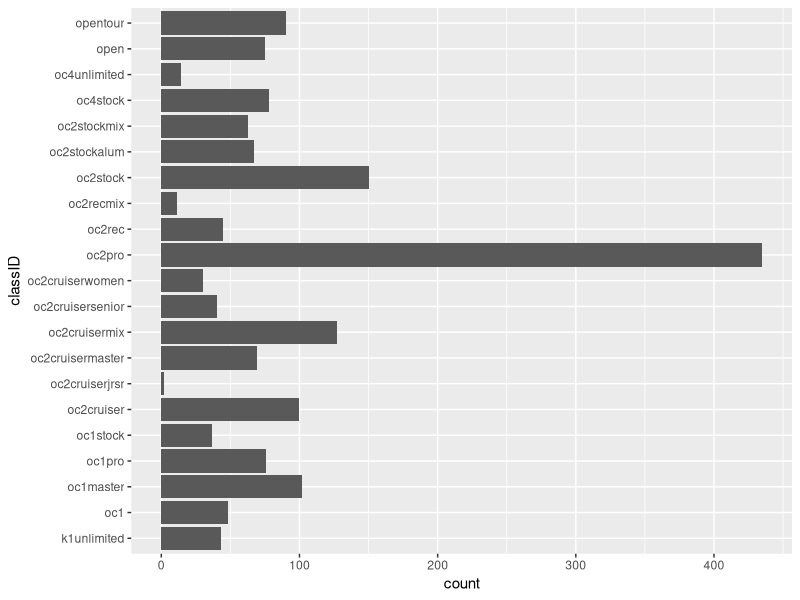
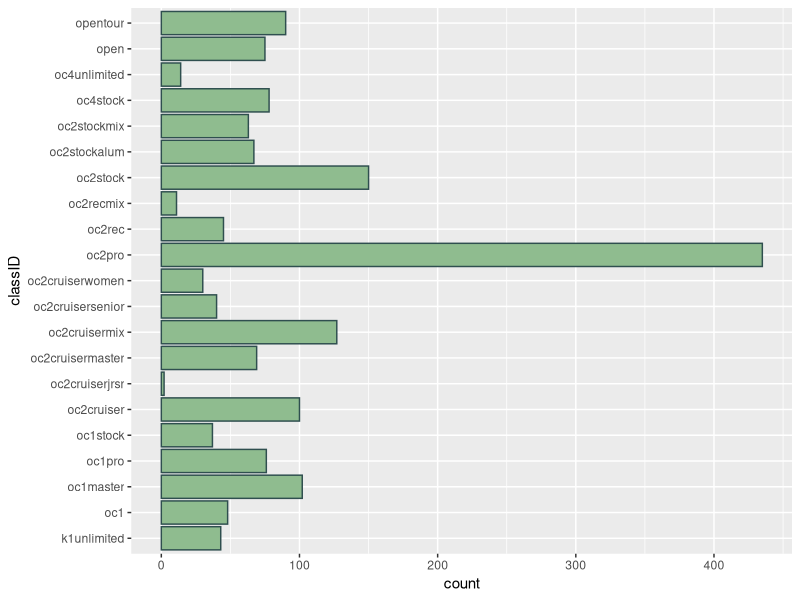
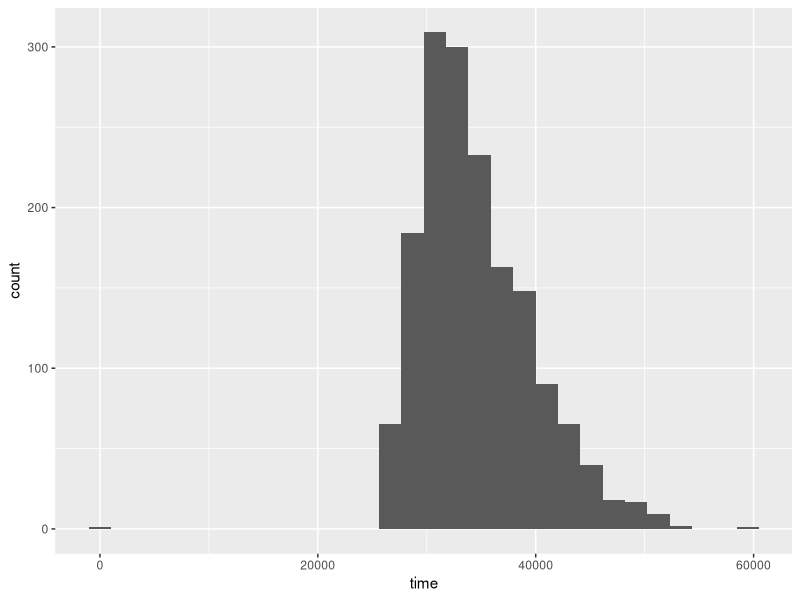
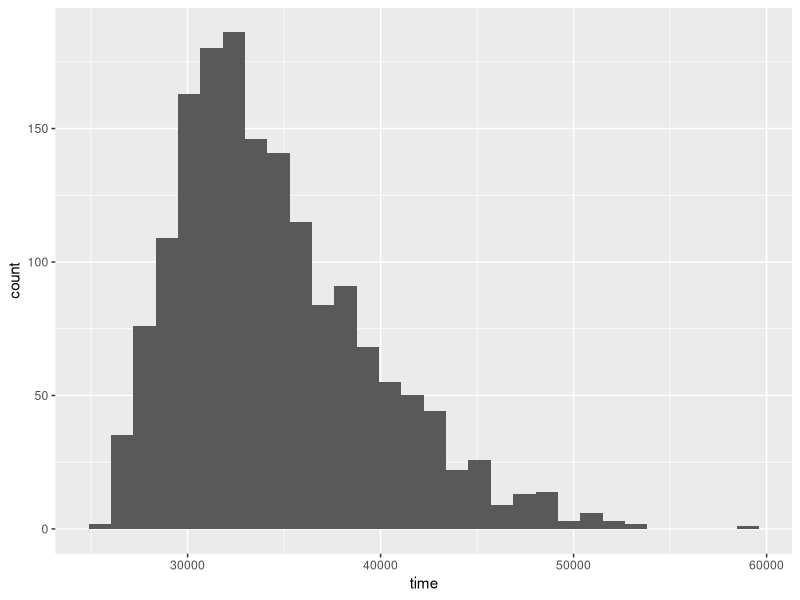
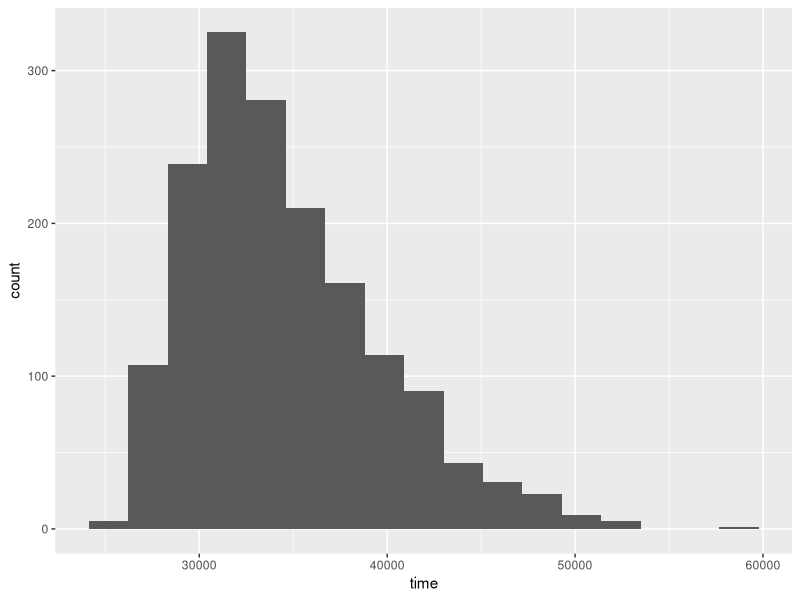
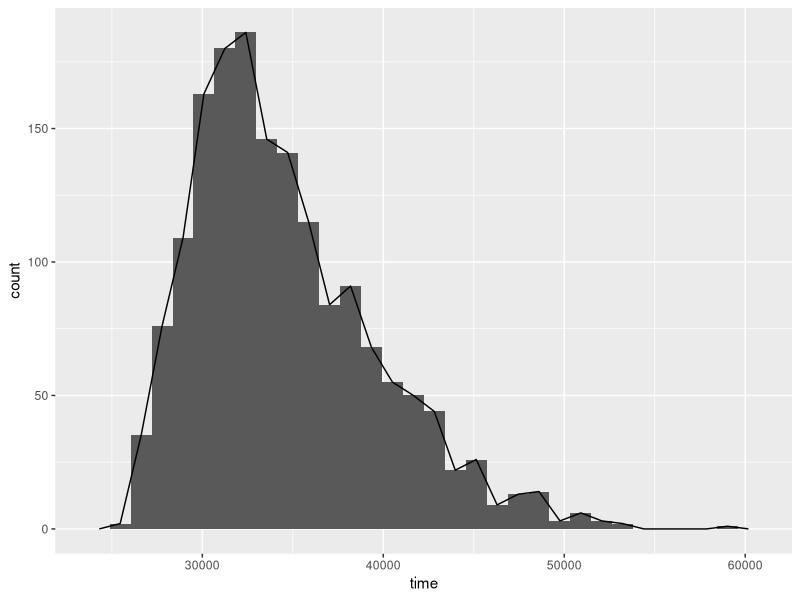
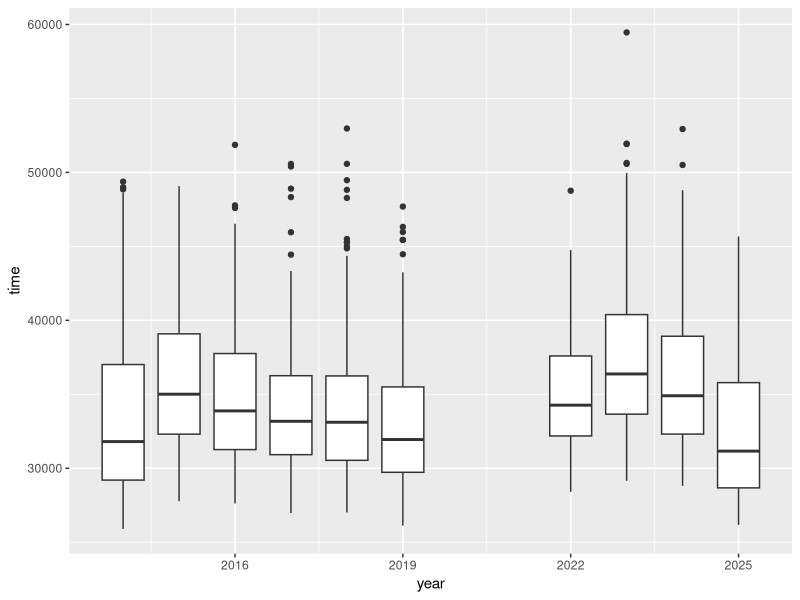

The R script that drew these images, in order:
## ---- chunk 1
library(tidyverse)
library(readr)
library(dplyr)
library(ggplot2)

clinton_full <- read_csv("phoebechar/canoeing/clinton/full_clinton.csv")
## ---- chunk 2
clinton_full <- clinton_full |> group_by(year, bib) |> slice(1)
## ---- chunk 3
ggplot(clinton_full, aes(y = classID)) +
  geom_bar()
## ---- chunk 4
ggplot(clinton_full, aes(y = classID)) +
  geom_bar(colour = "darkslategrey", fill = "darkseagreen")
## ---- chunk 5
clinton_full <- clinton_full |> filter(is.na(status))
## ---- chunk 6
ggplot(clinton_full, aes(x = time)) +
  geom_histogram()
## ---- chunk 7
clinton <- clinton_full |> filter(time != 0)
## ---- chunk 8
ggplot(clinton, aes(x = time)) +
  geom_histogram()
## ---- chunk 9
ggplot(clinton, aes(x = time)) +
  geom_histogram(bins = 17)
## ---- chunk 10
ggplot(clinton, aes(x = time)) +
  geom_histogram() +
  geom_freqpoly()
## ---- chunk 11
ggplot(clinton, aes(x = year, y = time, group = year)) +
  geom_boxplot()
